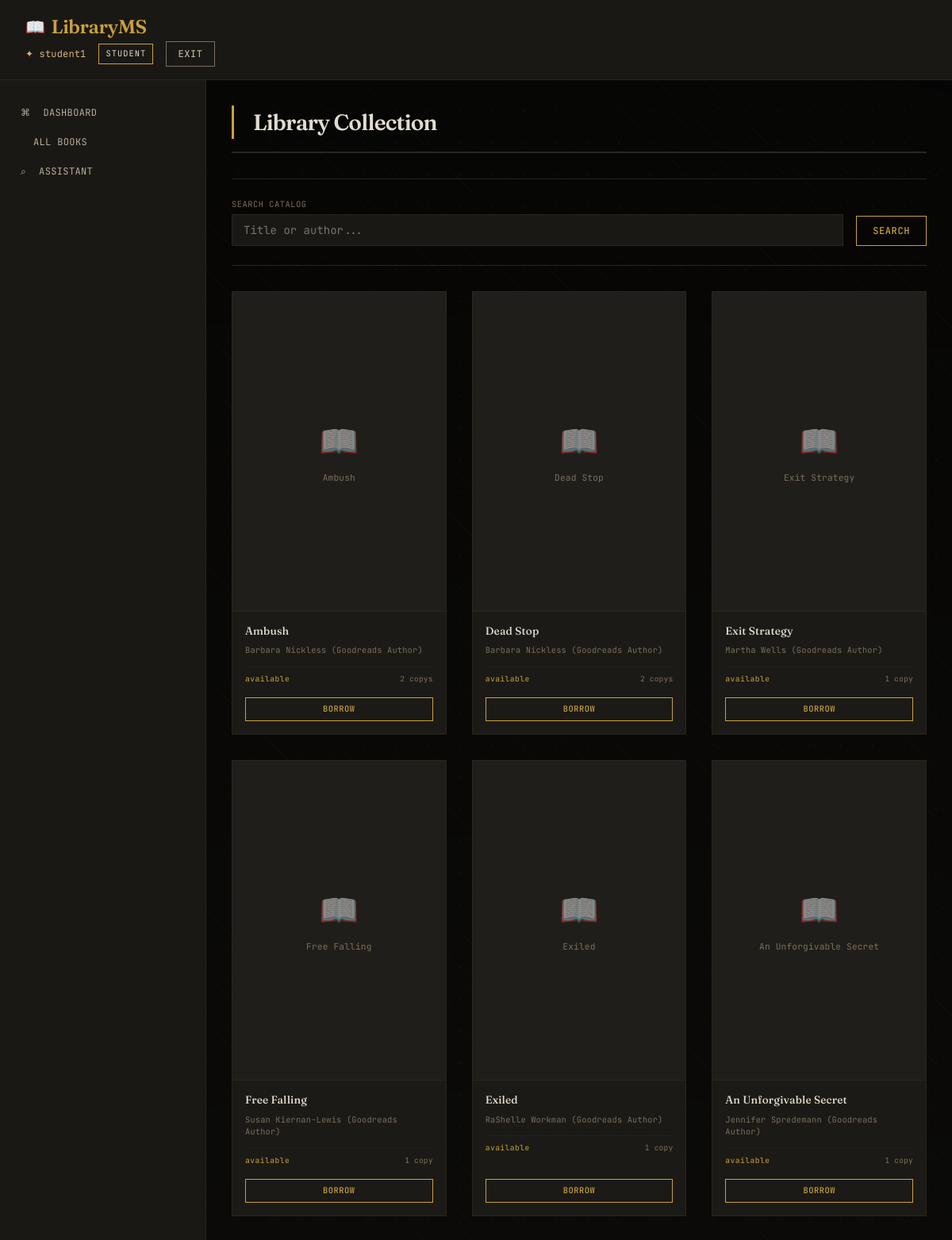
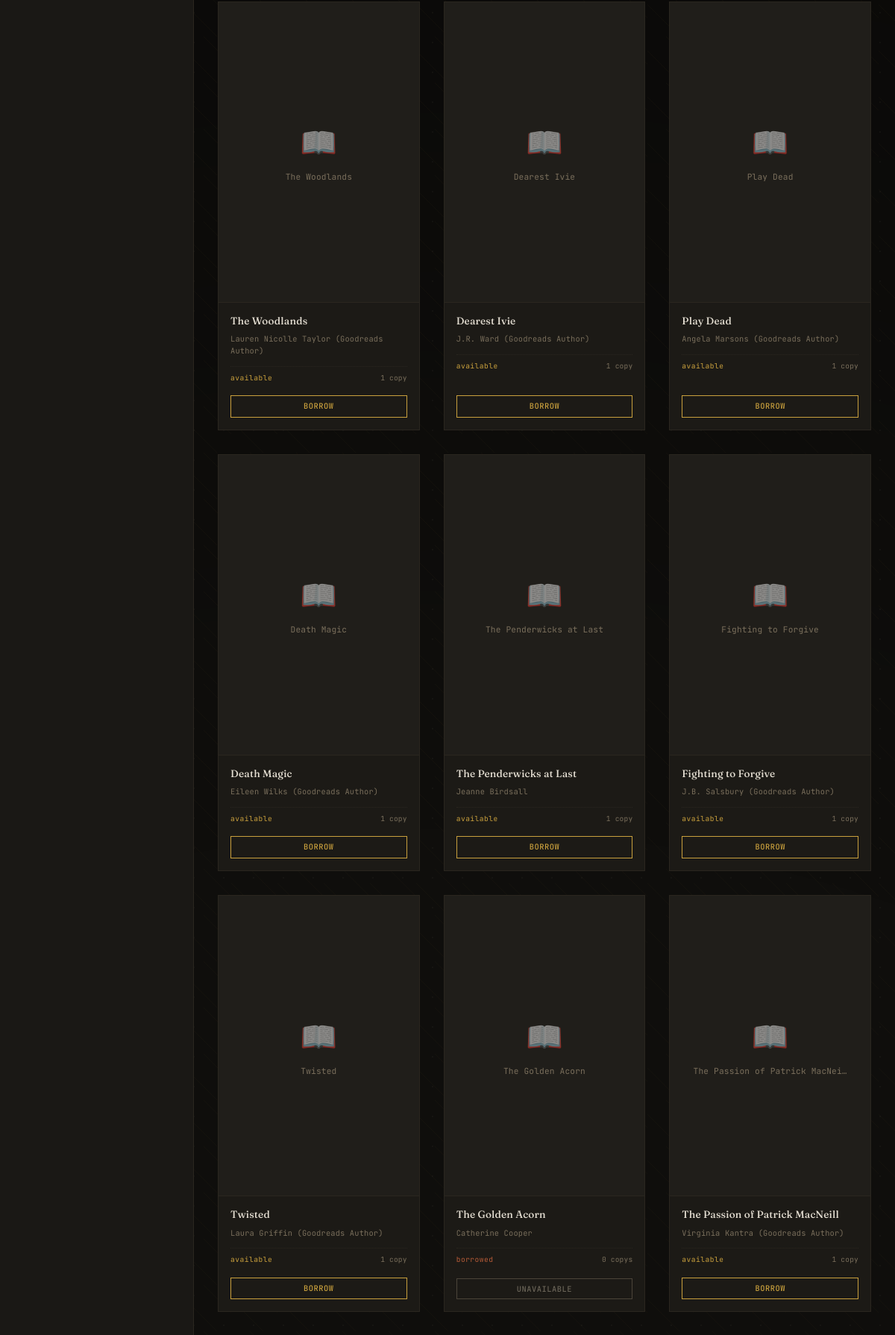
The page /books/ (signed in, upper part) on the database its author committed (2 pictures, top to bottom).
### library/models.py (models this page shows, shortened)
class User(AbstractUser):
    ROLE_CHOICES = [
        ('ADMIN', 'Admin'),
        ('LIBRARIAN', 'Librarian'),
        ('STUDENT', 'Student'),
    ]
    role = models.CharField(
        max_length=20,
        choices=ROLE_CHOICES,
        default='STUDENT'
    )
    USERNAME_FIELD = 'username'
    REQUIRED_FIELDS = []
    def is_admin(self):
        return self.role == 'ADMIN'
    def is_librarian(self):
        return self.role == 'LIBRARIAN'
    def is_student(self):
        return self.role == 'STUDENT'

class Book(models.Model):
    title = models.CharField(max_length=500)
    series = models.CharField(max_length=500, blank=True, null=True)
    author = models.CharField(max_length=500)
    rating = models.DecimalField(max_digits=3, decimal_places=2, default=0.00, blank=True, null=True)
    description = models.TextField(blank=True, null=True)
    liked_percent = models.IntegerField(default=0, blank=True, null=True, help_text="Percentage of readers who liked this book")
    language = models.CharField(max_length=100, default='English', blank=True, null=True)
    isbn = models.CharField(max_length=50, unique=True, blank=True, null=True)
    pages = models.IntegerField(default=0, blank=True, null=True)
    publisher = models.CharField(max_length=500, blank=True, null=True)
    publish_date = models.CharField(max_length=50, blank=True, null=True)
    genres = models.TextField(blank=True, null=True, help_text="Comma-separated genres")
    quantity = models.PositiveIntegerField(default=1)
    cover_img = models.URLField(max_length=1000, blank=True, null=True)
    created_at = models.DateTimeField(auto_now_add=True)
    updated_at = models.DateTimeField(auto_now=True)
    class Meta:
        ordering = ['-created_at']
        indexes = [
            models.Index(fields=['title']),
            models.Index(fields=['author']),
            models.Index(fields=['isbn']),
        ]
    @property
    def is_available(self):
        return self.quantity > 0

### library/views.py (the view)
# urls.py: path('books/', views.book_list, name='book_list'),
@login_required
def book_list(request):
    query = request.GET.get('q', '')
    if query:
        books = Book.objects.filter(
            Q(title__icontains=query) |
            Q(author__icontains=query)
        )
    else:
        books = Book.objects.all()
    user_borrowed_ids = []
    if request.user.is_student():
        user_borrowed_ids = BorrowRecord.objects.filter(
            student=request.user,
            is_returned=False
        ).values_list('book_id', flat=True)
    return render(request, 'library/books/book_list.html', {
        'books': books,
        'query': query,
        'user_borrowed_ids': list(user_borrowed_ids)
    })

### library/templates/library/books/book_list.html (shortened to what this page needs)
{% extends 'base.html' %}
{% block content %}
<div>
    <div class="catalog-header">
        <h1>Library Collection</h1>
    </div>
    <div class="search-area">
        <form method="get" class="search-form">
            <div class="search-input-group">
                <label>Search catalog</label>
                <input type="text"
                       name="q"
                       placeholder="Title or author..."
                       value="{{ query }}">
            </div>
            <button type="submit" class="btn" style="margin-bottom: 0;">Search</button>
        </form>
    </div>
    <div class="shelf-grid">
        {% for book in books %}
        <div class="shelf-book">
            <div class="book-cover-container">
                {% if book.cover_img %}
                    <div class="book-cover-fallback" style="display: none;">
                        {{ book.title|truncatechars:30 }}
                    </div>
                {% else %}
                    <div class="book-cover-fallback">
                        {{ book.title|truncatechars:40 }}
                    </div>
                {% endif %}
            </div>
            <div class="book-info-shelf">
                <div class="book-title-shelf">{{ book.title|truncatechars:50 }}</div>
                <div class="book-author-shelf">{{ book.author }}</div>
                <div class="book-meta-shelf">
                    <span class="availability {% if book.is_available %}available{% else %}unavailable{% endif %}">
                        {% if book.is_available %}available{% else %}borrowed{% endif %}
                    </span>
                    <span style="font-family: 'JetBrains Mono', monospace; font-size: 0.6rem; color: var(--text-muted);">
                        {{ book.quantity }} copy{% if book.quantity != 1 %}s{% endif %}
                    </span>
                </div>
            </div>
            <div class="book-actions">
                {% if user.is_student %}
                    {% if book.is_available %}
                        <a href="{% url 'borrow_book' book.id %}"
                           class="btn"
                           onclick="return confirm('Borrow &quot;{{ book.title|escapejs }}&quot;?')">Borrow</a>
                    {% else %}
                        <button class="btn btn-secondary" disabled style="opacity: 0.5;">Unavailable</button>
                    {% endif %}
                {% endif %}
            </div>
        </div>
        {% endfor %}
    </div>
</div>
{% endblock %}

### library/templates/base.html (shortened to what this page needs)
<!DOCTYPE html>
<html lang="en">
<head>
</head>
<body>
<nav class="navbar">
    <div class="navbar-brand">
        <span>LibraryMS</span>
    </div>
    <div class="navbar-user">
        {% if user.is_authenticated %}
            <span class="user-badge">✦ {{ user.username }}</span>
            <span class="role-badge">{{ user.get_role_display }}</span>
            <a href="{% url 'logout' %}" class="btn btn-secondary" style="padding: 0.375rem 0.875rem;">Exit</a>
        {% endif %}
    </div>
</nav>
<div style="display: flex;">
    {% if user.is_authenticated %}
    <aside class="sidebar" style="width: 260px;">
        <ul class="nav">
            <li class="nav-item">
                <a class="nav-link" href="{% url 'dashboard_redirect' %}">
                    <span>⌘</span> Dashboard
                </a>
            </li>
            <li class="nav-item">
                <a class="nav-link" href="{% url 'book_list' %}">
                     All Books
                </a>
            </li>
            {% if user.is_student %}
            <li class="nav-item">
                <a class="nav-link" href="{% url 'chatbot_page' %}">
                    <span>⌕</span> Assistant
                </a>
            </li>
            {% endif %}
        </ul>
    </aside>
    <main class="main-content" style="flex: 1;">
    {% else %}
    <main class="main-content" style="flex: 1; max-width: 1200px; margin: 0 auto;">
    {% endif %}
        {% block content %}{% endblock %}
    </main>
</div>
</body>
</html>

### library/templates/base.html (style rules this page uses)
* { margin: 0; padding: 0; box-sizing: border-box; }
:root { --bg-deep: #0f0e0c; --bg-surface: #1a1815; --bg-elevated: #201e1a; --bg-card: #1c1a16; --text-primary: #e2dcd0; --text-secondary: #b8ae9a; --text-muted: #7a6f5c; --accent-gold: #c9a03d; --accent-rust: #8b5e3c; --accent-fine: #d4b87a; --border-warm: #2a261f; --status-due-soon: #c9a03d; --status-overdue: #b85c38; --status-success: #7a6f5c; --spacing-xs: 0.25rem; --spacing-sm: 0.5rem; --spacing-md: 1rem; --spacing-lg: 1.5rem; --spacing-xl: 2rem; --spacing-2xl: 3rem; }
body { font-family: 'Fraunces', Georgia, serif; background-color: var(--bg-deep); color: var(--text-primary); line-height: 1.5; font-weight: 400; font-size: 16px; letter-spacing: 0.01em; position: relative; }
body::before { content: ''; position: fixed; top: 0; left: 0; width: 100%; height: 100%; pointer-events: none; z-index: 0; background-image: radial-gradient(rgba(255, 245, 215, 0.03) 1px, transparent 1px), repeating-linear-gradient( 45deg, transparent, transparent 30px, rgba(201, 160, 61, 0.03) 30px, rgba(201, 160, 61, 0.03) 31px ), radial-gradient(circle at 50% 50%, transparent 40%, rgba(0, 0, 0, 0.6) 100%); background-size: 40px 40px, 62px 62px, 100% 100%; }
body > * { position: relative; z-index: 1; }
h1, h2, h3, h4, h5, h6 { font-family: 'Fraunces', Georgia, serif; font-weight: 500; letter-spacing: -0.02em; color: var(--text-primary); }
h1 { font-size: 2.5rem; font-weight: 600; letter-spacing: -0.03em; border-left: 3px solid var(--accent-gold); padding-left: var(--spacing-lg); margin-bottom: var(--spacing-lg); }
a { color: var(--accent-fine); text-decoration: none; transition: color 0.2s ease; border-bottom: 1px solid transparent; }
.btn { display: inline-block; font-family: 'JetBrains Mono', monospace; font-size: 0.75rem; font-weight: 500; letter-spacing: 0.05em; text-transform: uppercase; padding: 0.625rem 1.25rem; background: transparent; border: 1px solid var(--accent-gold); color: var(--accent-gold); cursor: pointer; transition: all 0.2s ease; text-decoration: none; }
.btn-secondary { border-color: var(--text-muted); color: var(--text-secondary); }
input, select, textarea { font-family: 'JetBrains Mono', monospace; background: var(--bg-surface); border: 1px solid var(--border-warm); padding: 0.625rem 0.875rem; color: var(--text-primary); font-size: 0.875rem; transition: all 0.2s ease; width: 100%; }
.navbar { background: var(--bg-surface); border-bottom: 1px solid var(--border-warm); padding: var(--spacing-md) var(--spacing-xl); position: sticky; top: 0; z-index: 100; }
.navbar-brand { font-family: 'Fraunces', serif; font-size: 1.5rem; font-weight: 600; letter-spacing: -0.02em; color: var(--accent-gold); text-decoration: none; display: inline-flex; align-items: center; gap: var(--spacing-sm); }
.navbar-brand::before { content: "📖"; font-size: 1.25rem; }
.navbar-user { display: flex; align-items: center; gap: var(--spacing-md); }
.user-badge { font-family: 'JetBrains Mono', monospace; font-size: 0.75rem; color: var(--accent-fine); }
.role-badge { font-family: 'JetBrains Mono', monospace; font-size: 0.65rem; text-transform: uppercase; letter-spacing: 0.1em; border: 1px solid var(--accent-gold); padding: 0.25rem 0.5rem; }
.sidebar { background: var(--bg-surface); border-right: 1px solid var(--border-warm); min-height: calc(100vh - 64px); position: sticky; top: 64px; }
.nav { list-style: none; padding: var(--spacing-lg) 0; }
.nav-item { margin-bottom: 2px; }
.nav-link { display: flex; align-items: center; gap: var(--spacing-md); padding: var(--spacing-sm) var(--spacing-lg); color: var(--text-secondary); font-family: 'JetBrains Mono', monospace; font-size: 0.75rem; letter-spacing: 0.03em; text-transform: uppercase; border-left: 2px solid transparent; transition: all 0.15s ease; }
.main-content { padding: var(--spacing-xl); min-height: calc(100vh - 64px); }

### rows shown on the page
User: username "student1", role "STUDENT"
Book: title "Ambush", author "Barbara Nickless (Goodreads Author)", shows "available", quantity "2"
Book: title "Dead Stop", author "Barbara Nickless (Goodreads Author)", shows "available", quantity "2"
Book: title "Exit Strategy", author "Martha Wells (Goodreads Author)", shows "available", quantity "1"
Book: title "Free Falling", author "Susan Kiernan-Lewis (Goodreads Author)", shows "available", quantity "1"
Book: title "Exiled", author "RaShelle Workman (Goodreads Author)", shows "available", quantity "1"
Book: title "An Unforgivable Secret", author "Jennifer Spredemann (Goodreads Author)", shows "available", quantity "1"
Book: title "The Woodlands", author "Lauren Nicolle Taylor (Goodreads Author)", shows "available", quantity "1"
Book: title "Dearest Ivie", author "J.R. Ward (Goodreads Author)", shows "available", quantity "1"
Book: title "Play Dead", author "Angela Marsons (Goodreads Author)", shows "available", quantity "1"
Book: title "Death Magic", author "Eileen Wilks (Goodreads Author)", shows "available", quantity "1"
Book: title "The Penderwicks at Last", author "Jeanne Birdsall", shows "available", quantity "1"
Book: title "Fighting to Forgive", author "J.B. Salsbury (Goodreads Author)", shows "available", quantity "1"
Book: title "Twisted", author "Laura Griffin (Goodreads Author)", shows "available", quantity "1"
Book: title "The Golden Acorn", author "Catherine Cooper", shows "borrowed", quantity "0", shows "UNAVAILABLE"
Book: title "The Passion of Patrick MacNei…", title "The Passion of Patrick MacNeill", author "Virginia Kantra (Goodreads Author)", shows "available", quantity "1"
